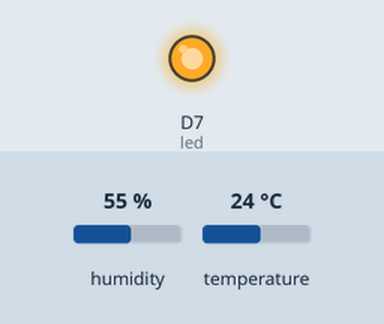
The sketch below on a simulated Particle Photon. Shown: output pins drawn as LEDs (lit = HIGH). The inputs (shaded band) are chosen by the test bench; at power-on: humidity 55 %, temperature 24 °C. What the sketch prints to the serial monitor is not drawn.

Above: at 15.5 s.
At 46.0 s:
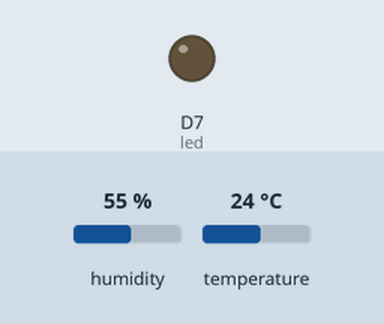
Timing chart, 0 to 79.4 s (numbered marks = the images above):
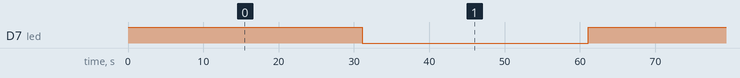

The sketch:

tempwebhook.ino
```cpp
// This #include statement was automatically added by the Particle IDE.
#include <Adafruit_DHT_Particle.h>

// This example assumes the sensor to be plugged into CONN2
#define DHTPIN D6     // what pin we're connected to

// Here we define the type of sensor used
#define DHTTYPE DHT11        // DHT 11

DHT dht(DHTPIN, DHTTYPE);

int led = D7;  // The on-board LED

void setup() {
    pinMode(led, OUTPUT);
    Serial.begin(9600);
    dht.begin();
}

void loop() {
  digitalWrite(led, HIGH);   // Turn ON the LED
  String hum = String(dht.getHumidity());
  // Read temperature as Celsius
  String temp = String(dht.getTempCelcius());

  // Read temperature as Farenheit
  //float f = dht.getTempFarenheit();
  Serial.print(dht.getHumidity());
  Serial.println("hum");
  Serial.print(dht.getTempFarenheit());
  Serial.println("temp");

  delay(1000);

  Particle.publish("temp", temp, PRIVATE);
  Particle.publish("hum", hum, PRIVATE);
  delay(30000);               // Wait for 30 seconds

  digitalWrite(led, LOW);    // Turn OFF the LED
  delay(30000);               // Wait for 30 seconds
}
```

Measured:
- by itself, D7 (led): alternates HIGH for 31.1 s and LOW for 30.0 s
